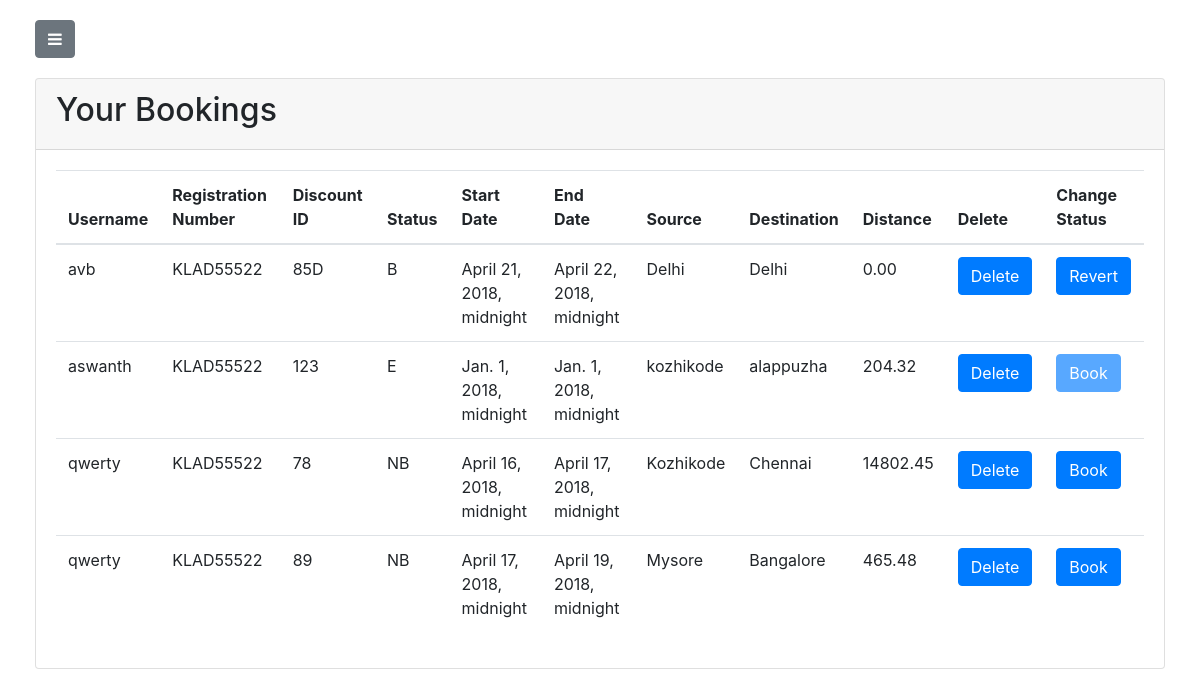
Before: /booking/bookings (signed in) with the older database file.
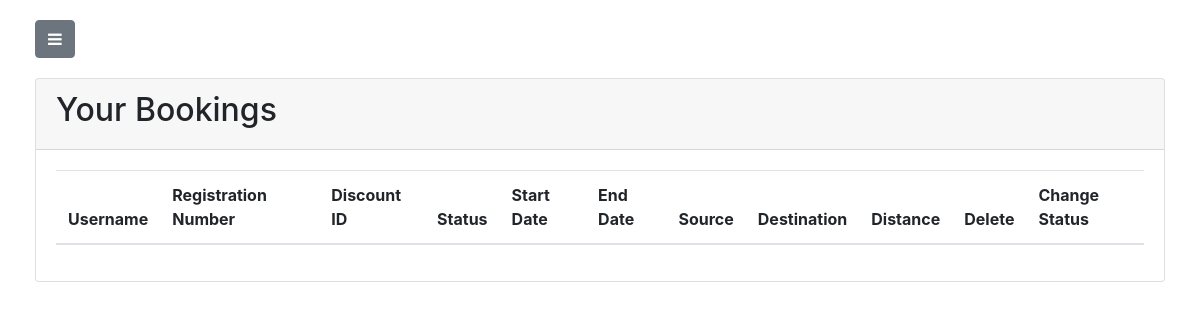
After: the same page with the newer database file.
### booking/models.py (models this page shows, shortened)
class Book(models.Model):
    source=models.CharField(max_length=100)
    destination=models.CharField(max_length=100)
    source_latitude=models.DecimalField(max_digits=20,default=0,decimal_places=2)
    source_longitude=models.DecimalField(max_digits=20,default=0,decimal_places=2)
    destination_latitude=models.DecimalField(max_digits=20,default=0,decimal_places=2)
    distance=models.DecimalField(max_digits=20,default=0,decimal_places=2)
    destination_longitude=models.DecimalField(max_digits=20,default=0,decimal_places=2)
    bookingDate=models.DateTimeField(default=timezone.now)
    startDate=models.DateTimeField("Start date ")
    endDate=models.DateTimeField("end date ")
    securityDeposit=models.IntegerField()
    status_CHOICES=(
        ('B','booked'),
        ('NB','not booked'),
        ('E','expired')
    )
    status=models.CharField(
        max_length=2,
        choices=status_CHOICES,
        default='NB',
    )
    discountId=models.CharField(max_length=100)
    allottedUser=models.ForeignKey(User,default=None,on_delete=models.CASCADE)
    allottedDriver=models.ForeignKey(Driver,null=True,blank=True,on_delete=models.CASCADE)
    vehicle=models.ForeignKey(Vehicle,on_delete=models.CASCADE)
    cost=models.FloatField()

### vehicle/models.py (models this page shows, shortened)
class Vehicle(models.Model):
    VEHICLE_STATUS_CHOICES = (
        ('B', 'Booked'),
        ('NB', 'Not Booked'),
    )
    INSURANCE_STATUS_CHOICES = (
        ('U','Updated'),
        ('NU','Not Updated'),
    )
    VEHICLE_TYPE_CHOICES = (
        ('P','Passenger'),
        ('T','Truck'),
        ('C','Construction'),
    )
    FUEL_TYPE_CHOICES = (
        ('P','Petrol'),
        ('D','Diesel'),
    )
    owner = models.ForeignKey(User,default=None,on_delete=models.CASCADE)
    cost_per_km = models.DecimalField(max_digits=20,default=0,decimal_places=2)
    price = models.DecimalField(max_digits=20,default="0",decimal_places=3)
    registration_plate = models.CharField(max_length=200,default='')
    vehicle_status = models.CharField(max_length=2,default='NB',choices=VEHICLE_STATUS_CHOICES)
    insurance_status = models.CharField(max_length=2,default='NU',choices=INSURANCE_STATUS_CHOICES)
    no_of_km_travelled = models.DecimalField(max_digits=20,default=0,decimal_places=0)
    fuel_type = models.CharField(max_length=1,default='P',choices=FUEL_TYPE_CHOICES)
    mileage = models.DecimalField(max_digits=20,default=0,decimal_places=0)
    vehicle_type = models.CharField(max_length=1,default='P',choices=VEHICLE_TYPE_CHOICES)
    image=models.ImageField(upload_to="vehicle_image",default="default.png",blank=True)

### booking/views.py (the view)
# urls.py: path('bookings',views.booking,name='bookings'),
def booking(request):
    if request.POST:
        form=BookForm(request.POST)
        return render(request,'booking/index.html',{'form':form})
    else:
        if request.user.is_authenticated:
            bookings = Book.objects.all()
            for booking in bookings:
                if booking.status=="B" and timezone.now()>booking.endDate:
                    vehicle = booking.vehicle
                    vehicle.status="NB"
                    vehicle.save()
                    booking.status="E"
                    driver=booking.allottedDriver
                    booking.allottedDriver=None
                    driver.status="NB"
                    booking.save()
                    driver.save()
                elif booking.status=="NB" and timezone.now()>booking.endDate:
                    booking.status="E"
                    booking.save()
            if request.user.is_superuser:
                return render(request,'booking/bookinglist.html',{ 'bookings' : bookings ,'user':request.user})
            else:
                bookings = Book.objects.filter(allottedUser=request.user)
                return render(request,'booking/bookinglist.html',{ 'bookings' : bookings ,'user':request.user})
        else:
            return redirect("http://localhost:8000/home/404")

### booking/templates/booking/bookinglist.html (shortened to what this page needs)
{% load staticfiles %}
{% load crispy_forms_tags %}
<!DOCTYPE html>
<html lang="en">
<head>
    <link href="{% static 'vendor/bootstrap/css/bootstrap.min.css' %}" rel="stylesheet">
    <link rel="stylesheet" href="https://maxcdn.bootstrapcdn.com/bootstrap/4.0.0/css/bootstrap.min.css">
    <link rel="stylesheet" href="https://cdnjs.cloudflare.com/ajax/libs/font-awesome/4.7.0/css/font-awesome.css">
    <link href="{% static 'css/simple-sidebar.css' %}" rel="stylesheet">
</head>
<body>
{% if user.is_authenticated %}
    <div id="wrapper">
        <div id="page-content-wrapper">
            <div class="container-fluid">
                <div class="row nav">
                    <div class="col-md-2">
                        <a href="#menu-toggle" class="btn btn-secondary" id="menu-toggle"><i class="fa fa-bars"></i></a>
                    </div>
                </div>
                <div class="row">
                    <div class="col-md-12">
                        <div class="card">
                            <div class="card-header">
                                <h2>Your Bookings</h2>
                            </div>
                            <div class="card-body">
                                <table class="table">
                                  <thead>
                                    <tr>
                                      {% if user.is_superuser %}
                                        <th scope="col">Username</th>
                                      {% endif %}
                                      <th scope="col">Registration Number</th>
                                      <th scope="col">Discount ID</th>
                                      <th scope="col">Status</th>
                                      <th scope="col">Start Date</th>
                                      <th scope="col">End Date</th>
                                      <th scope="col">Source</th>
                                      <th scope="col">Destination</th>
                                      <th scope="col">Distance</th>
                                      <th scope="col">Delete</th>
                                      {% if user.is_superuser %}
                                        <th scope="col">Change Status</th>
                                      {% endif %}
                                    </tr>
                                  </thead>
                                  <tbody>
                                    {% for item in bookings %}
                                    <tr>
                                      {% if user.is_superuser %}
                                        <td>{{item.allottedUser.username}}</td>
                                      {% endif %}
                                      <td>{{item.vehicle.registration_plate}}</td>
                                      <td>{{item.discountId}}</td>
                                      <td>{{item.status}}</td>
                                      <td>{{item.startDate}}</td>
                                      <td>{{item.endDate}}</td>
                                      <td>{{item.source}}</td>
                                      <td>{{item.destination}}</td>
                                      <td>{{item.distance}}</td>
                                      <td>
                                        <a href="/booking/delete/{{item.id}}"><input type="button" value="Delete" name="delete" class="btn btn-primary" id="submit"/></a>
                                      </td>
                                      {% if user.is_superuser %}
                                        {% if item.status == "B" %}
                                          <td><a href="/booking/changestatus/{{item.id}}"><input type="button" value="Revert" name="Book" class="btn btn-primary" id="submit"/></a></td>
                                        {% elif item.status == "NB" %}
                                          <td><a href="/booking/changestatus/{{item.id}}"><input type="button" value="Book" name="Book" class="btn btn-primary" id="submit"/></a></td>
                                        {% else %}
                                          <td><input type="button" value="Book" name="Book" class="btn btn-primary" id="submit" disabled/></a></td>
                                        {% endif %}
                                      {% endif %}
                                    </tr>
                                    {% endfor %}
                                  </tbody>
                                </table>
                            </div>
                        </div>
                    </div>
                </div>
            </div>
        </div>
    </div>
{% else %}
<div class="jumbotron jumbotron-fluid">
    <div class="container">
        <h1 class="display-3">You are not logged in</h1>
    </div>
</div>
{% endif %}
</body>
</html>

### account/static/css/simple-sidebar.css (style rules this page uses)
body { overflow-x: hidden; }
#wrapper { padding-left: 0; -webkit-transition: all 0.5s ease; -moz-transition: all 0.5s ease; -o-transition: all 0.5s ease; transition: all 0.5s ease; }
#page-content-wrapper { width: 100%; position: absolute; padding: 15px; }
@media (min-width:768px) { #wrapper { padding-left: 0; } }
@media (min-width:768px) { #page-content-wrapper { padding: 20px; position: relative; } }

### booking/templates/booking/bookinglist.html (style rules this page uses)
.nav { margin-bottom: 20px; }

Changed rows visible on the page:
removed Book: allottedUser.username "avb", vehicle.registration_plate "KLAD55522", discountId "85D", status "B", startDate "April 21, 2018, midnight", endDate "April 22, 2018, midnight", source "Delhi", destination "Delhi", distance "0.00"
removed Book: allottedUser.username "aswanth", vehicle.registration_plate "KLAD55522", discountId "123", status "E", startDate "Jan. 1, 2018, midnight", endDate "Jan. 1, 2018, midnight", source "kozhikode", destination "alappuzha", distance "204.32"
removed Book: allottedUser.username "qwerty", vehicle.registration_plate "KLAD55522", discountId "78", status "NB", startDate "April 16, 2018, midnight", endDate "April 17, 2018, midnight", source "Kozhikode", destination "Chennai", distance "14802.45"
removed Book: allottedUser.username "qwerty", vehicle.registration_plate "KLAD55522", discountId "89", status "NB", startDate "April 17, 2018, midnight", endDate "April 19, 2018, midnight", source "Mysore", destination "Bangalore", distance "465.48"
